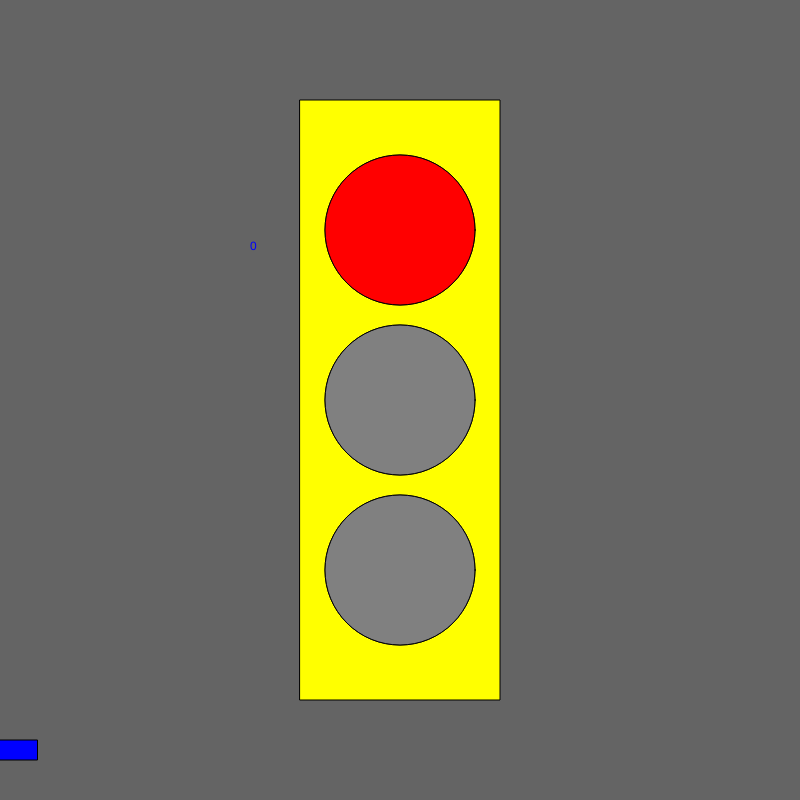
Frame 1 (no input)
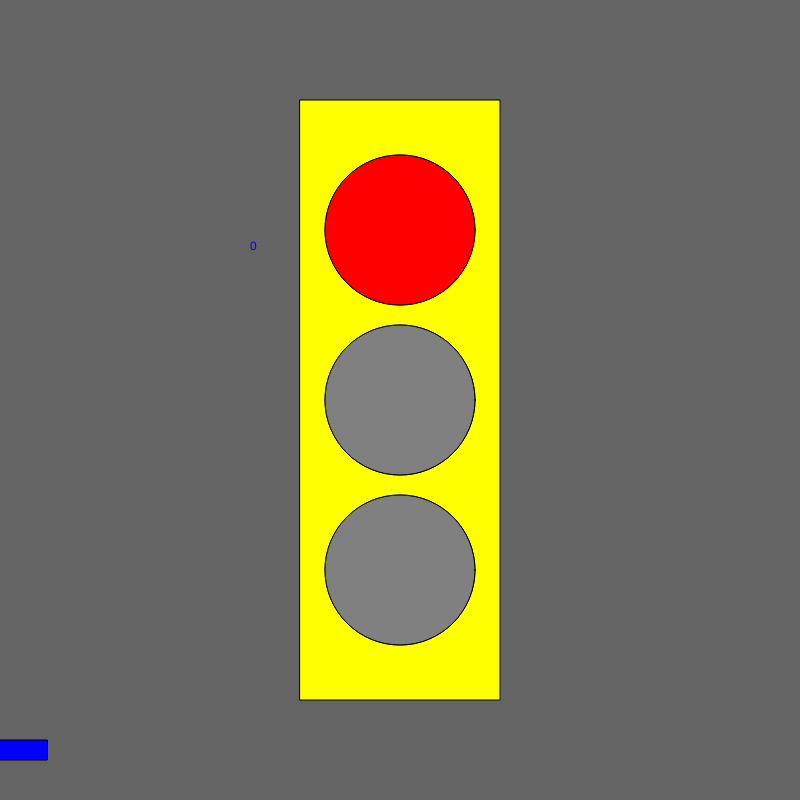
Frame 60 (no input)
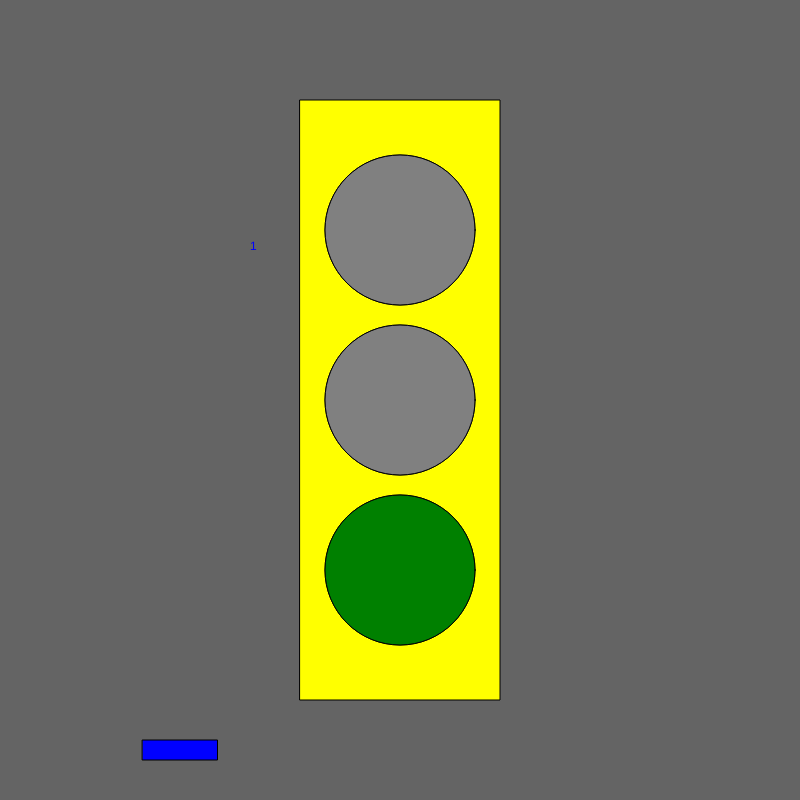
Frame 120 (the mouse pressed at the canvas centre since frame 60)

The p5.js sketch that drew these frames (run headless with seeded random() and noise() and a simulated clock; from frame 60 on, the mouse is pressed at the canvas centre):

// p5.js sketch
// ── sketch.js
let state = 0;
let timer = 0;
let x = 0;
let velocity = 10;

function setup() {
  createCanvas(800, 800);
  ellipse(CENTER);
  rectMode(CENTER);

}

function draw() {
  background(100);
  fill('yellow');
  rect(width / 2, height / 2, 200, 600);

  // car code
  fill('blue') ;
  rect(x, 750, 75, 20) ;
  x = x + velocity ;
  if (x > width) {
    x = 0 ;
  }

  ellipse(width / 2, height / 2 - 170, 150, 150);
  ellipse(width / 2, height / 2, 150, 150);
  ellipse(width / 2, height / 2 + 170, 150, 150);
  switch (state) {

    case 0: //red
      text("0", 250, 250);
      fill('red');
      ellipse(width / 2, height / 2 - 170, 150, 150);
      fill('grey')
      ellipse(width / 2, height / 2, 150, 150);
      ellipse(width / 2, height / 2 + 170, 150, 150);
      velocity = 0;
      break;

    case 1: //green
      text("1", 250, 250);
      fill('grey');
      ellipse(width / 2, height / 2 - 170, 150, 150);
      ellipse(width / 2, height / 2, 150, 150);
      fill('green');
      ellipse(width / 2, height / 2 + 170, 150, 150);
      velocity = 10;
      break;

    case 2: //yellow
      text("2", 250, 250);
      fill('grey');
      ellipse(width / 2, height / 2 - 170, 150, 150);
      fill('yellow');
      ellipse(width / 2, height / 2, 150, 150);
      fill('grey');
      ellipse(width / 2, height / 2 + 170, 150, 150);
      velocity = 5;
      break;






  }

  timer = timer + 1;
  if (timer > 100) {
    timer = 0;
    state = state + 1;
    if (state > 2) state = 0;
  }


}

function mouseReleased() {
  state = state + 1;
  if (state > 2) {
    state = 0;
  }
}
